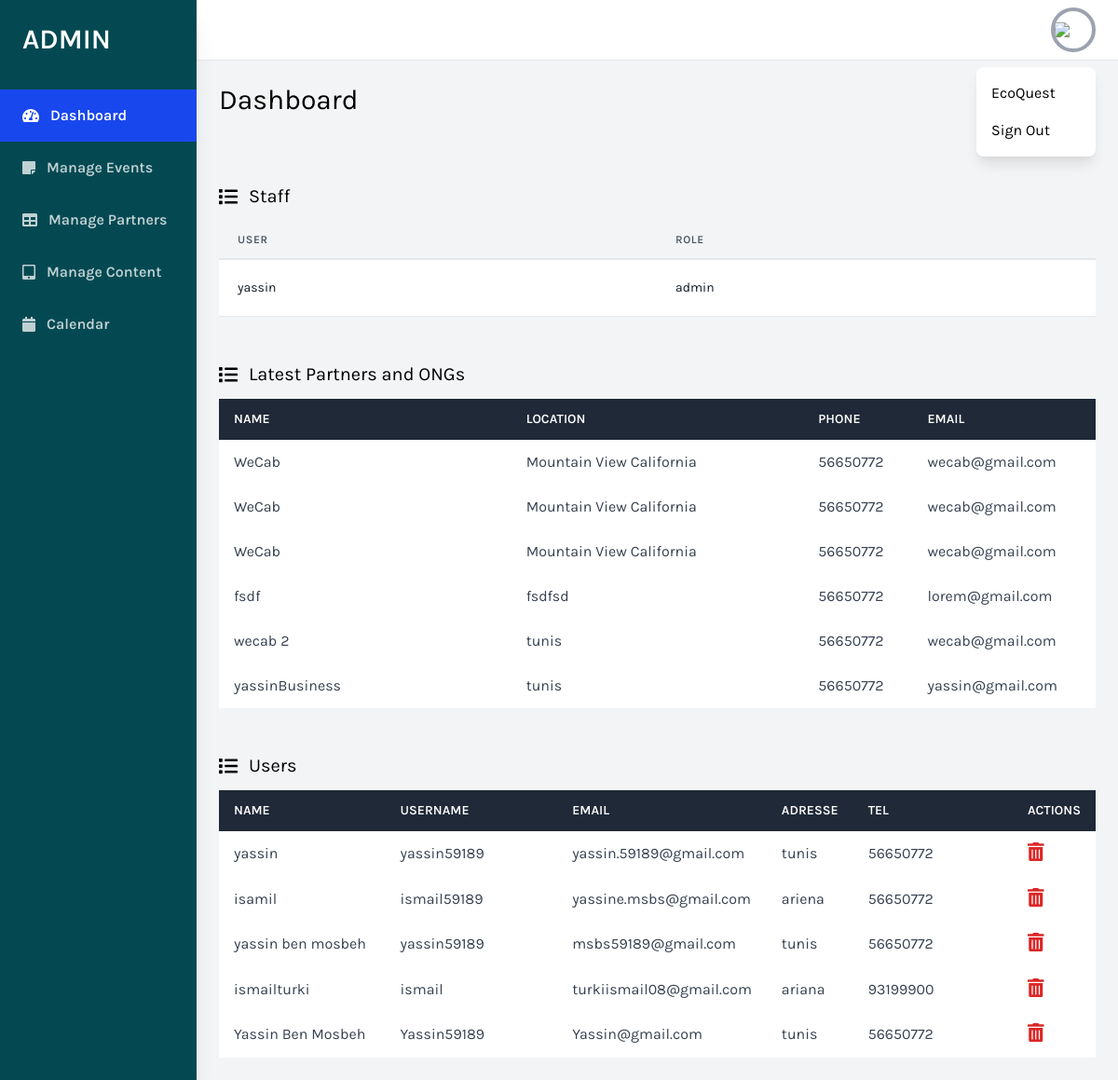
Page /daskboard/index.php (signed in) on the earlier database version.
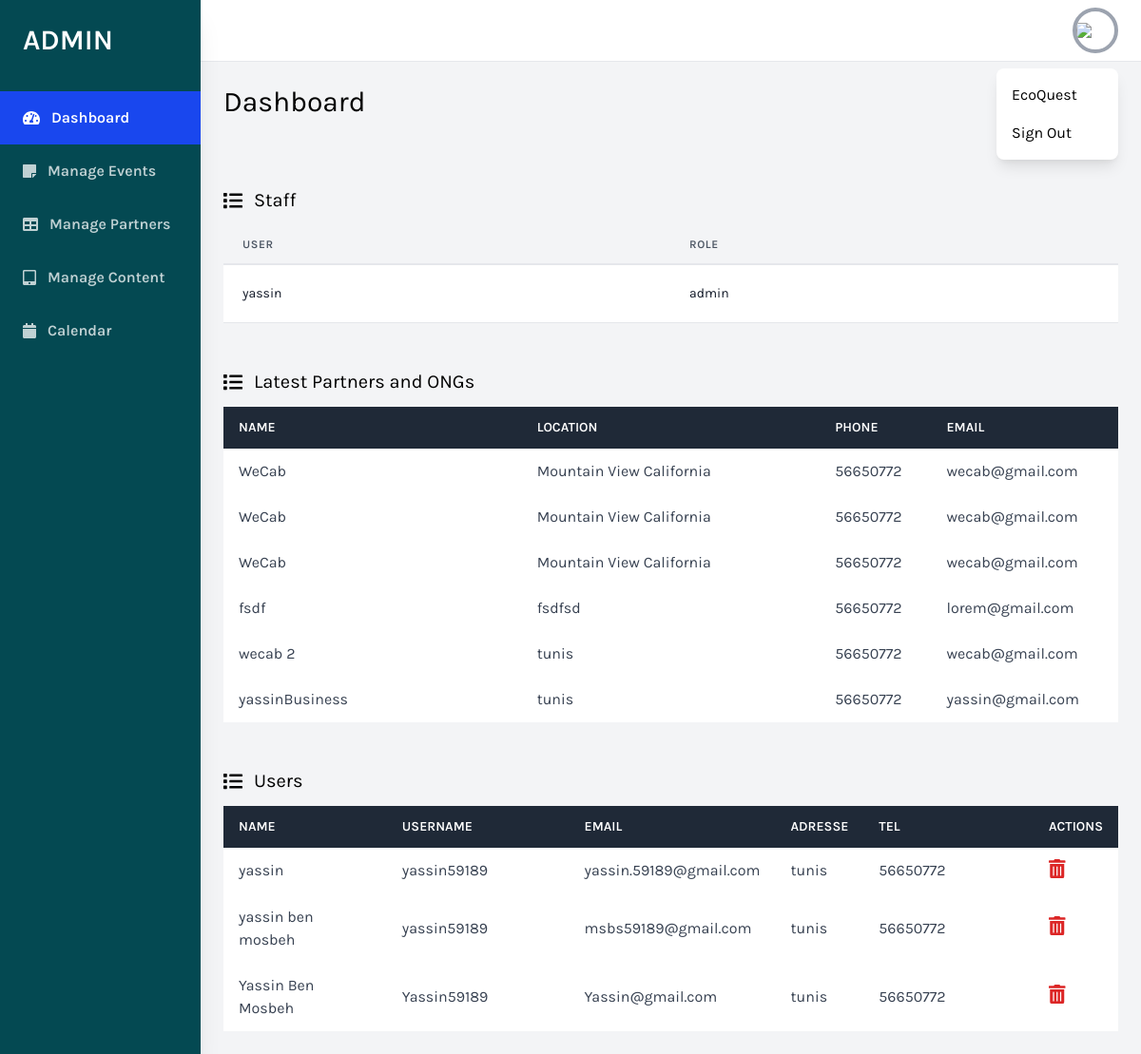
Same page on the later database version.
### tables this page shows
CREATE TABLE `utilisateur` (
  `ID` int(11) NOT NULL,
  `role` varchar(20) NOT NULL,
  `Nom` varchar(20) NOT NULL,
  `username` varchar(20) NOT NULL,
  `Email` varchar(100) NOT NULL,
  `password` varchar(250) NOT NULL,
  `adresse` varchar(50) NOT NULL,
  `tel` varchar(8) NOT NULL,
  `pfp` varchar(100) NOT NULL
);

CREATE TABLE `partenaires` (
  `IDpartenaire` int(11) NOT NULL,
  `iduser` int(11) NOT NULL,
  `nom` varchar(20) NOT NULL,
  `email` varchar(30) NOT NULL,
  `businessName` varchar(100) NOT NULL,
  `location` varchar(30) NOT NULL,
  `tel` varchar(30) NOT NULL,
  `statue` enum('P','A','D') NOT NULL DEFAULT 'P',
  `dateapplication` timestamp NOT NULL DEFAULT current_timestamp() ON UPDATE current_timestamp(),
  `message` text NOT NULL
);

### daskboard/index.php (the view, shortened to what the changed rows need)
<?php
    include "conn.php";
    $req1 = "select * from utilisateur where role = 'admin'";
    $res1 = mysqli_query($conn, $req1);
    $req2 = "select * from partenaires where statue = 'A' ";
    $res2 = mysqli_query($conn, $req2);
    if(isset($_SESSION["id"]) && $_SESSION["role"]==="admin"){
?>
<!DOCTYPE html>
<html lang="en">
<head>
    <link href="https://cdnjs.cloudflare.com/ajax/libs/tailwindcss/2.2.19/tailwind.min.css" rel="stylesheet">
</head>
<body class="bg-gray-100 font-family-karla flex">
    <div class="w-full flex flex-col h-screen overflow-y-hidden">
        <div class="w-full overflow-x-hidden border-t flex flex-col">
            <main class="w-full flex-grow p-6">
                <h1 class="text-3xl text-black pb-6">Dashboard</h1>
                <div class="w-full mt-12">
                    <div class="bg-white overflow-auto">
                        <table class="min-w-full leading-normal">
                            <thead>
                                <tr>
                                    <th
                                        class="px-5 py-3 border-b-2 border-gray-200 bg-gray-100 text-left text-xs font-semibold text-gray-600 uppercase tracking-wider">
                                        User
                                    </th>
                                    <th
                                        class="px-5 py-3 border-b-2 border-gray-200 bg-gray-100 text-left text-xs font-semibold text-gray-600 uppercase tracking-wider">
                                        Role
                                    </th>
                                </tr>
                            </thead>
                            <tbody>
                                <?php
                                while($row=mysqli_fetch_assoc($res1)) {
                                    echo('<tr>
                                    <td class="px-5 py-5 border-b border-gray-200 bg-white text-sm">
                                        <div class="flex items-center">
                                            <div class="">
                                                <p class="text-gray-900 whitespace-no-wrap">'
                                                    .$row["Nom"].'
                                                </p>
                                            </div>
                                        </div>
                                    </td>
                                    <td class="px-5 py-5 border-b border-gray-200 bg-white text-sm">
                                        <p class="text-gray-900 whitespace-no-wrap">'
                                                    .$row["role"].'</p>
                                    </td>
                                </tr>');
                                }
                                ?>
                            </tbody>
                        </table>
                    </div>
                </div>
                <div class="w-full mt-12">
                    <div class="bg-white overflow-auto">
                        <table class="min-w-full bg-white">
                            <thead class="bg-gray-800 text-white">
                                <tr>
                                    <th class="w-1/3 text-left py-3 px-4 uppercase font-semibold text-sm">Name</th>
                                    <th class="w-1/3 text-left py-3 px-4 uppercase font-semibold text-sm">LOCATION</th>
                                    <th class="text-left py-3 px-4 uppercase font-semibold text-sm">Phone</th>
                                    <th class="text-left py-3 px-4 uppercase font-semibold text-sm">Email</th>
                                </tr>
                            </thead>
                            <tbody class="text-gray-700">
                                <?php
                                while($row2=mysqli_fetch_assoc($res2)) {
                                    echo('<tr>
                                    <td class="w-1/3 text-left py-3 px-4">'.$row2['businessName'].'</td>
                                    <td class="w-1/3 text-left py-3 px-4">'.$row2['location'].'</td>
                                    <td class="text-left py-3 px-4"><a class="hover:text-blue-500"
                                            href="tel:622322662">'.$row2['tel'].'</a></td>
                                    <td class="text-left py-3 px-4"><a class="hover:text-blue-500"
                                            href="mailto:jonsmith@mail.com">'.$row2['email'].'</a></td>
                                </tr>');
                                }
                                ?>
                            </tbody>
                        </table>
                    </div>
                </div>
                <div class="w-full mt-12">
                    <div class="bg-white overflow-auto">
                        <table class="min-w-full bg-white">
                            <thead class="bg-gray-800 text-white">
                                <tr>
                                    <th class="w-1/3 text-left py-3 px-4 uppercase font-semibold text-sm">Name</th>
                                    <th class="w-1/3 text-left py-3 px-4 uppercase font-semibold text-sm">Username</th>
                                    <th class="text-left py-3 px-4 uppercase font-semibold text-sm">Email</th>
                                    <th class="text-left py-3 px-4 uppercase font-semibold text-sm">Adresse</th>
                                    <th class="text-left py-3 px-4 uppercase font-semibold text-sm">Tel</th>
                                    <th class="text-left py-3 px-4 uppercase font-semibold text-sm">Actions</th>
                                </tr>
                            </thead>
                            <tbody class="text-gray-700">
                                <?php
                                $usersReq="select * from utilisateur";
                                $usersRes=mysqli_query($conn, $usersReq);
                                while($users=mysqli_fetch_assoc($usersRes)) {
                                    echo('<tr>
                                    <td class="w-1/3 text-left py-3 px-4">'.$users['Nom'].'</td>
                                    <td class="w-1/3 text-left py-3 px-4">'.$users['username'].'</td>
                                    <td class="text-left py-3 px-4"><a class="hover:text-blue-500"
                                            href="tel:622322662">'.$users['Email'].'</a></td>
                                    <td class="text-left py-3 px-4"><a class="hover:text-blue-500"
                                            >'.$users['adresse'].'</a></td>
                                    <td class="w-1/3 text-left py-3 px-4 ">'.$users['tel'].'</td>
                                    <td class="w-1/3 text-left py-3 px-4 "><a href="deleteUser.php?userid='.$users['ID'].'">
                                            <i class="fas fa-trash-alt text-xl text-red-600" aria-hidden="true"></i></a></td>
                                </tr>');
                                }
                                ?>
                            </tbody>
                        </table>
                    </div>
                </div>
            </main>
        </div>
    </div>
</body>
</html>
<?php
    }else {
        header("Location: ../Main/login.php");
    }
?>

Differences in the rows shown:
removed utilisateur: Nom "isamil", username "ismail59189", Email "yassine.msbs@gmail.com", adresse "ariena", tel "56650772"
removed utilisateur: Nom "ismailturki", username "ismail", Email "turkiismail08@gmail.com", adresse "ariana", tel "93199900"
